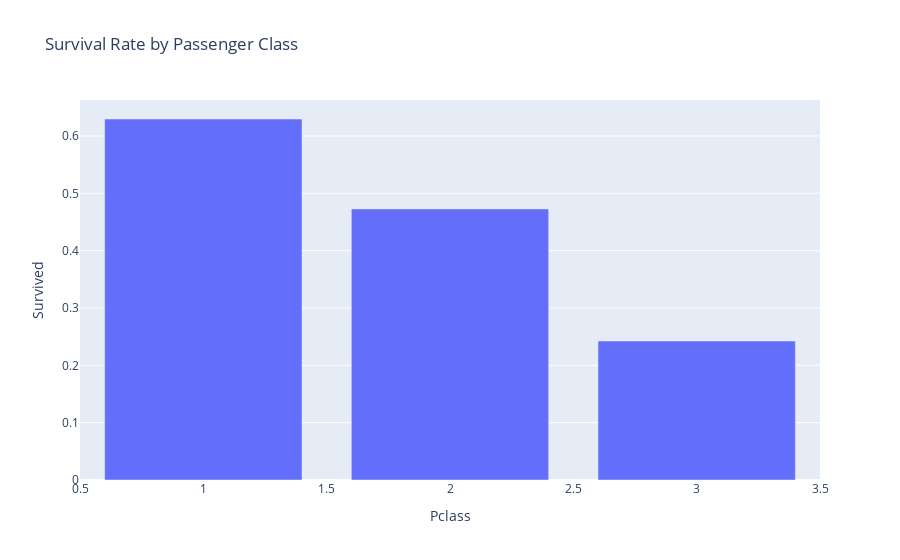

The notebook cell this image was saved under:
### Markdown cell above
### Survival rate by passenger class:

### Code cell
pclass_survival = data.groupby('Pclass')['Survived'].mean().reset_index()
fig = px.bar(pclass_survival, x='Pclass', y='Survived', title='Survival Rate by Passenger Class')
fig.show()

### Figure 1 — Plotly figure (JSON) as saved in the notebook; plotly's stock layout.template omitted (floating-point values rounded to 4 significant figures)
{"data": [{"alignmentgroup": "True", "hovertemplate": "Pclass=%{x}<br>Survived=%{y}<extra></extra>", "legendgroup": "", "marker": {"color": "#636efa", "pattern": {"shape": ""}}, "name": "", "offsetgroup": "", "orientation": "v", "showlegend": false, "textposition": "auto", "type": "bar", "x": [1, 2, 3], "xaxis": "x", "y": [0.6296, 0.4728, 0.2424], "yaxis": "y"}], "layout": {"barmode": "relative", "legend": {"tracegroupgap": 0}, "title": {"text": "Survival Rate by Passenger Class"}, "xaxis": {"anchor": "y", "domain": [0, 1], "title": {"text": "Pclass"}}, "yaxis": {"anchor": "x", "domain": [0, 1], "title": {"text": "Survived"}}}}
